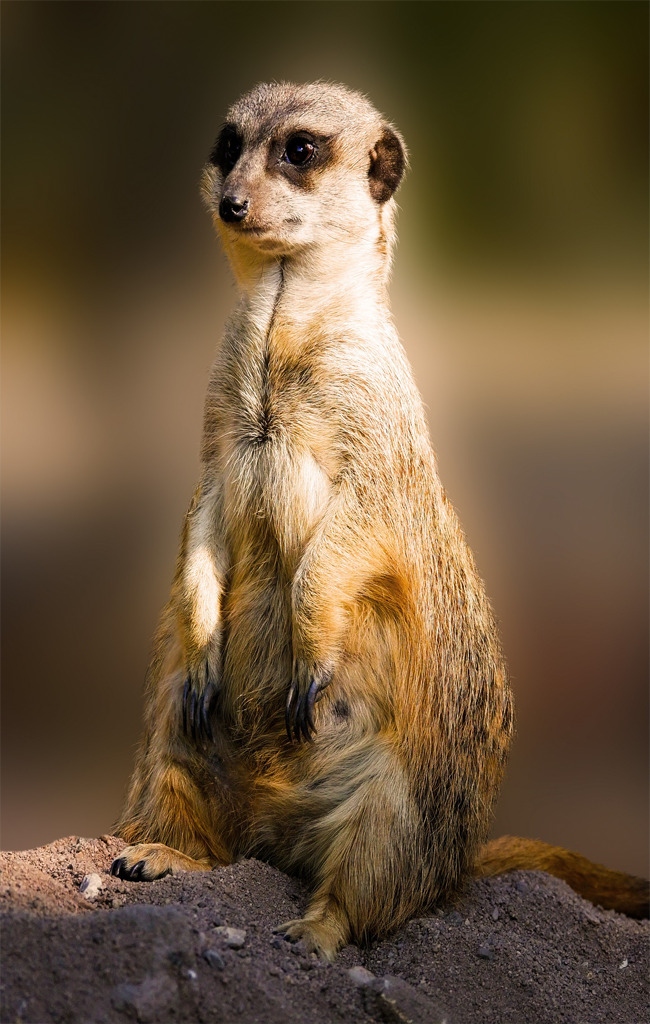
#> input picture src/tennisbot_description/photos/DeskPortraitA_01.jpg, 650 x 1024 px, given in place of the camera
$ python color_blob_detector.py
#> lines starting #> are read from the running program, lines starting #| are printed output that depends on the picture; after the words box and inside, x2 and y2 are one past the last pixel; in counts of white or black regions, pixels touching at a corner belong together
import cv2
import numpy as np

cap = cv2.VideoCapture(0, cv2.CAP_V4L2)

cap.set(cv2.CAP_PROP_FOURCC, cv2.VideoWriter_fourcc(*"MJPG"))
cap.set(cv2.CAP_PROP_FRAME_WIDTH, 640)
cap.set(cv2.CAP_PROP_FRAME_HEIGHT, 480)
cap.set(cv2.CAP_PROP_FPS, 30)

# Color 1
lower1 = np.array([27, 65, 86])
upper1 = np.array([52, 255, 255])
# Color 2
lower2 = np.array([1, 148, 103])
upper2 = np.array([23, 255, 255])

kernel = np.ones((11, 11), np.uint8)
while True:
    ret, frame = cap.read()
#> frame is the input picture: shape (1024, 650, 3); mean B, G, R 60, 85.9, 107

    if not ret:
        print("Failed to read camera")
        break

    hsv = cv2.cvtColor(frame, cv2.COLOR_BGR2HSV)
#> hsv: shape (1024, 650, 3); mean H, S, V 23.4, 122.7, 107

    mask1 = cv2.inRange(hsv, lower1, upper1)
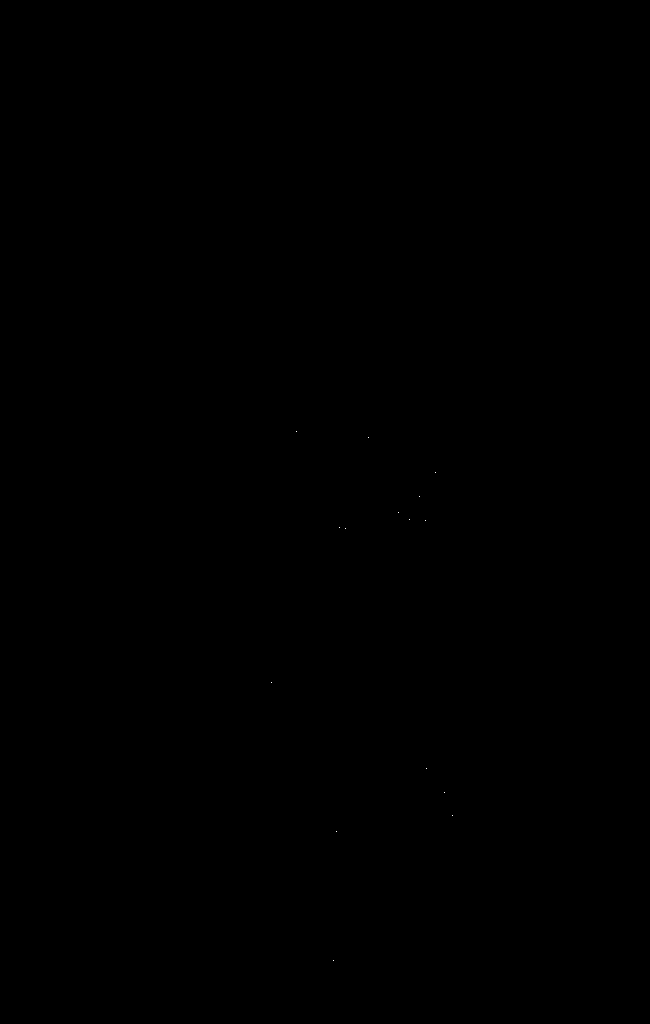
#> mask1: shape (1024, 650); 0% white in thin lines or dots, all inside (x1, y1, x2, y2) = (271, 431, 453, 961)
    mask2 = cv2.inRange(hsv, lower2, upper2)
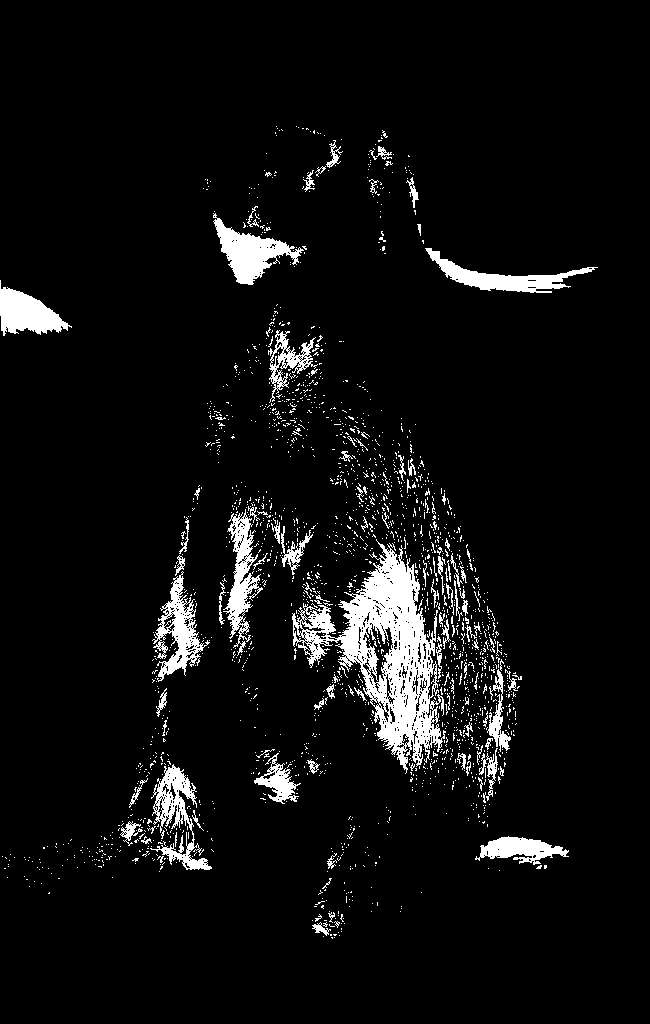
#> mask2: shape (1024, 650); 6% white; 2023 white regions (1911 under 20 px), largest, box (x1, y1, x2, y2) and area: (292, 539, 446, 774) 12427, (213, 213, 304, 285) 2475, (425, 248, 598, 293) 2182
    mask = cv2.bitwise_or(mask1, mask2)

    #Close
    mask = cv2.morphologyEx(
    mask,
    cv2.MORPH_CLOSE,
    kernel,
    iterations=1
    )
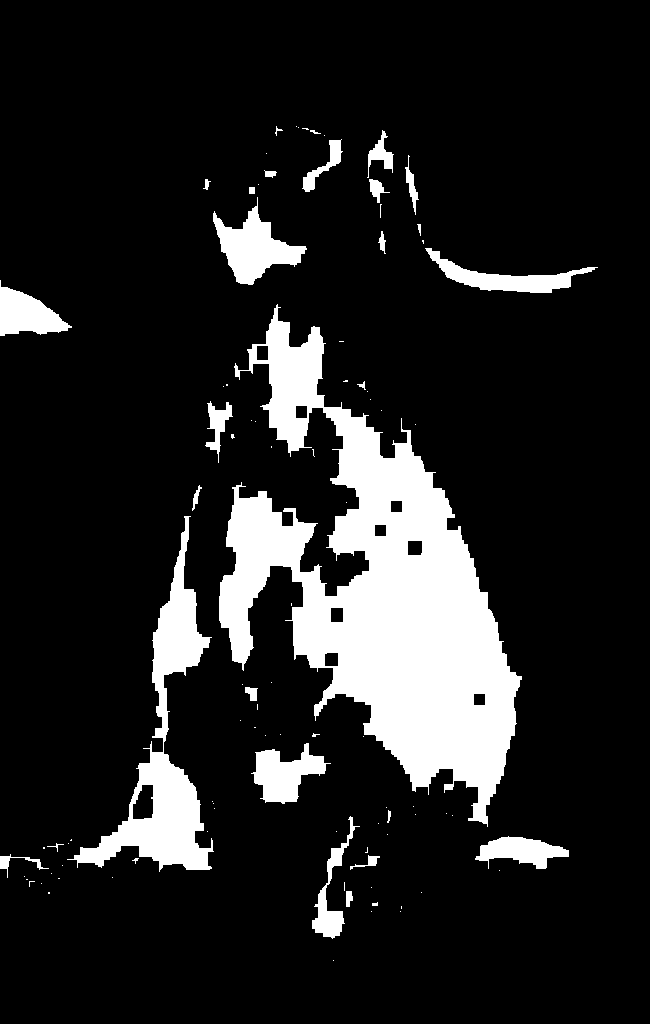
#> mask: shape (1024, 650); 13.7% white; 95 white regions (67 under 20 px)

    contours, _ = cv2.findContours(
        mask,
        cv2.RETR_EXTERNAL,
        cv2.CHAIN_APPROX_SIMPLE
    )
#> contours = 95 contours, 73 with area under 20; largest, box (x1, y1, x2, y2) and area: (219, 304, 522, 827) 61695, (67, 516, 214, 872) 11861, (213, 197, 307, 285) 3291, (251, 743, 331, 804) 2332, (425, 248, 598, 293) 2166
    contour_image = frame.copy()

    cv2.drawContours(
        contour_image,
        contours,
        -1,
        (0, 255, 0),
        2
    )
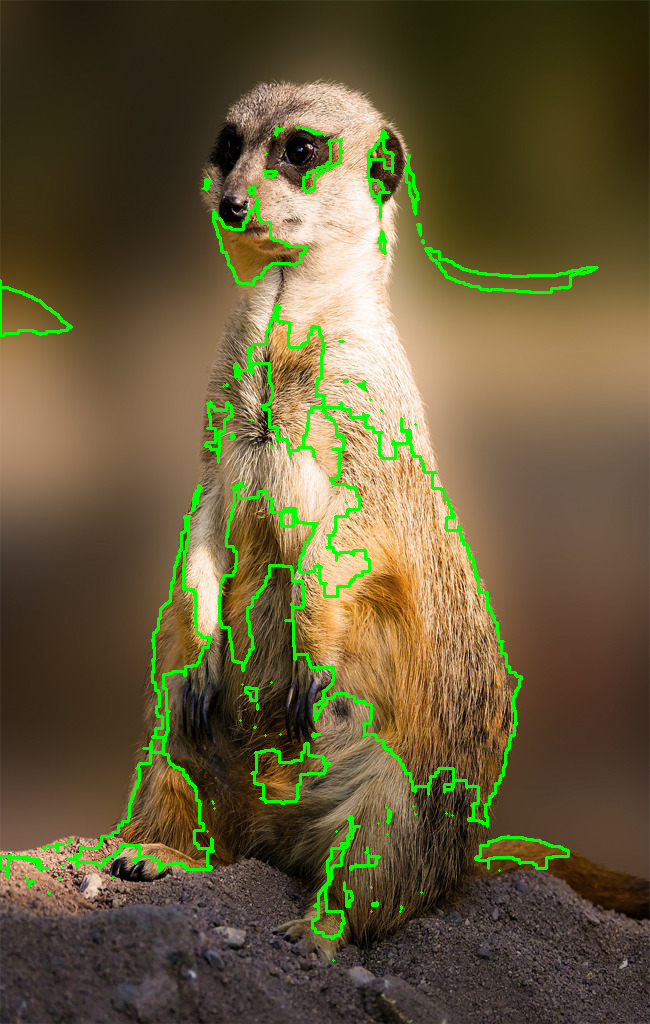
#> contour_image: shape (1024, 650, 3); 3.44% of pixels changed, all inside (x1, y1, x2, y2) = (0, 125, 599, 962)

    # cv2.imshow("Contour", contour_image)

    if contours:
        largest_contour = max(contours, key=cv2.contourArea)
#> largest_contour = contour of 851 points, box (x1, y1, x2, y2) (219, 304, 522, 827), area 61695
        area = cv2.contourArea(largest_contour)
#> area = 61695

        perimeter = cv2.arcLength(largest_contour, True)
#> perimeter = 3184.7

        if perimeter > 0:
            circularity = 4 * np.pi * area / (perimeter * perimeter)
#> circularity = 0.0764
        else:
            circularity = 0

        if area > 500 and circularity > 0.65:
            (x, y), radius = cv2.minEnclosingCircle(largest_contour)

            center = (int(x), int(y))
            radius = int(radius)
            diameter_pixel = radius * 2

            cv2.circle(frame, center, radius, (0, 255, 0), 2)
            cv2.circle(frame, center, 5, (0, 0, 255), -1)

            cv2.putText(
                frame,
                f"Center: {center}",
                (10, 30),
                cv2.FONT_HERSHEY_SIMPLEX,
                0.7, #font size
                (0, 255, 0),
                2    #line size
            )

            cv2.putText(
                frame,
                f"Diameter: {diameter_pixel} px",
                (10, 60),
                cv2.FONT_HERSHEY_SIMPLEX,
                0.7,
                (0, 255, 0),
                2
            )

            cv2.putText(
                frame,
                f"Circularity: {circularity:.2f} ",
                (10, 90),
                cv2.FONT_HERSHEY_SIMPLEX,
                0.7,
                (0, 255, 0),
                2
            )

    cv2.imshow("Webcam", frame)
    # cv2.imshow("Mask", mask)

    if cv2.waitKey(1) & 0xFF == ord("q"):
#> (key q is pressed here)
        break

cap.release()
cv2.destroyAllWindows()

$ run again, on src/tennisbot_description/photos/DeskPortraitA_02.jpg
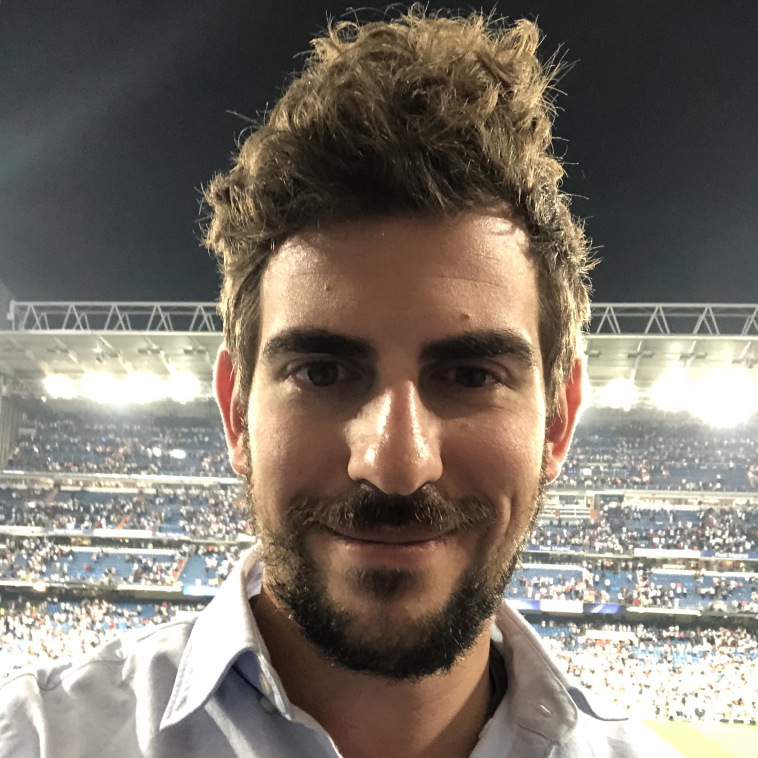
#> input picture src/tennisbot_description/photos/DeskPortraitA_02.jpg, 2272 x 2273 px, given in place of the camera (shown at 1/3 size)
#> frame is the input picture: shape (2273, 2272, 3); mean B, G, R 106.5, 116.4, 124.9
#> hsv: shape (2273, 2272, 3); mean H, S, V 43, 51.7, 127.3
#> mask1: shape (2273, 2272); 0.02% white; 54 white regions (46 under 20 px), largest, box (x1, y1, x2, y2) and area: (2175, 2258, 2204, 2273) 236, (2242, 2179, 2266, 2185) 101, (0, 1828, 11, 1847) 68
#> `mask2 = cv2.inRange(hsv, lower2, upper2)`:
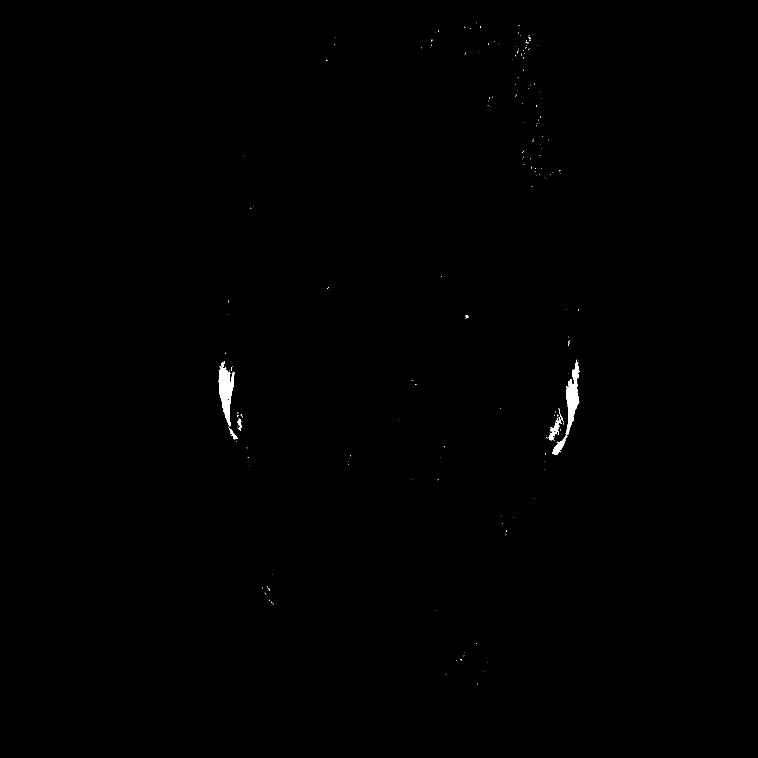
#> mask2: shape (2273, 2272) (shown at 1/3 size); 0.23% white; 227 white regions (219 under 20 px), largest, box (x1, y1, x2, y2) and area: (1658, 1079, 1738, 1365) 5134, (655, 1084, 703, 1283) 4687, (1646, 1268, 1679, 1321) 661
#> `mask = cv2.morphologyEx( mask, cv2.MORPH_CLOSE, kernel, iterations=1 )`:
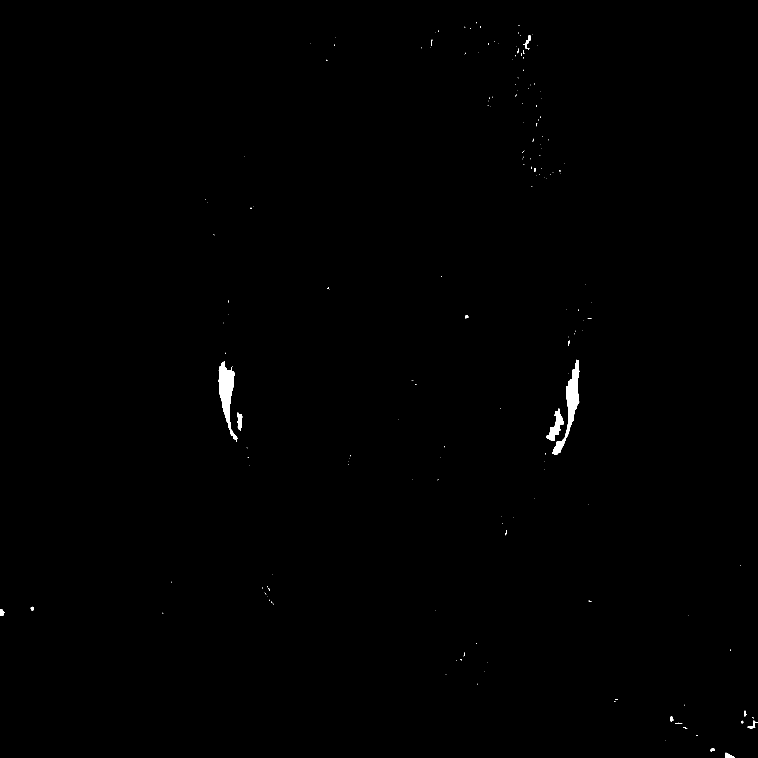
#> mask: shape (2273, 2272) (shown at 1/3 size); 0.31% white; 183 white regions (161 under 20 px)
#> contours = 183 contours, 167 with area under 20; largest, box (x1, y1, x2, y2) and area: (1658, 1079, 1738, 1365) 5367, (655, 1084, 713, 1326) 5323, (1638, 1225, 1691, 1323) 1710, (711, 1238, 727, 1292) 455, (2175, 2258, 2204, 2273) 210
#> largest_contour = contour of 197 points, box (x1, y1, x2, y2) (1658, 1079, 1738, 1365), area 5367
#> area = 5367
#> perimeter = 691.2
#> circularity = 0.141

$ run again, on src/tennisbot_description/photos/DeskPortraitB_01.jpg
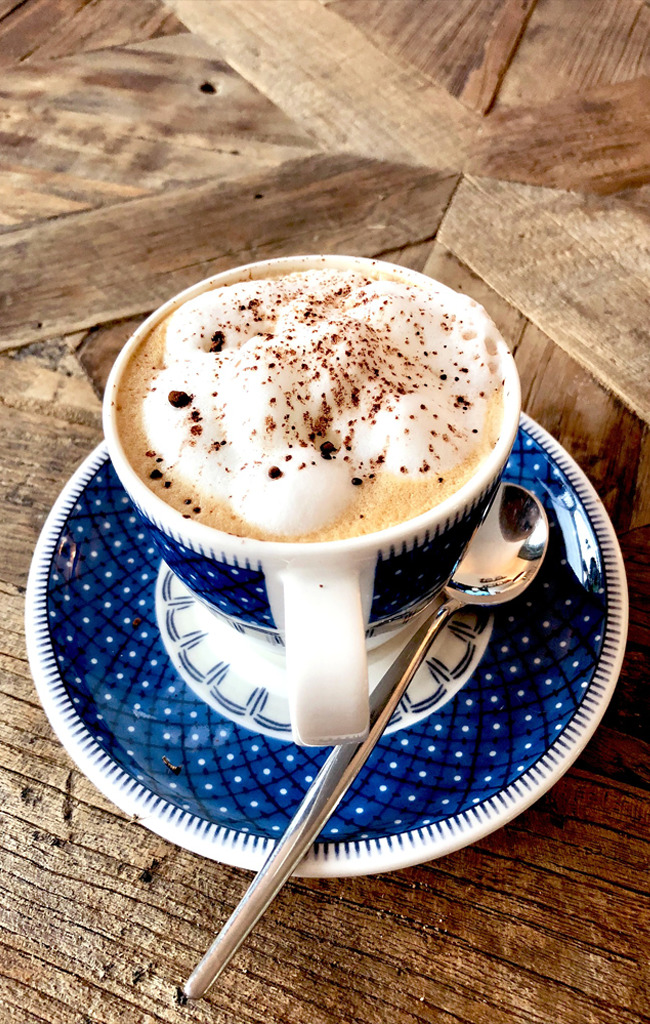
#> input picture src/tennisbot_description/photos/DeskPortraitB_01.jpg, 650 x 1024 px, given in place of the camera
#> frame is the input picture: shape (1024, 650, 3); mean B, G, R 115.9, 128.9, 149.7
#> hsv: shape (1024, 650, 3); mean H, S, V 35.4, 116.5, 161.7
#> mask1: shape (1024, 650); 0% white in thin lines or dots, all inside (x1, y1, x2, y2) = (155, 476, 521, 979)
#> `mask2 = cv2.inRange(hsv, lower2, upper2)`:
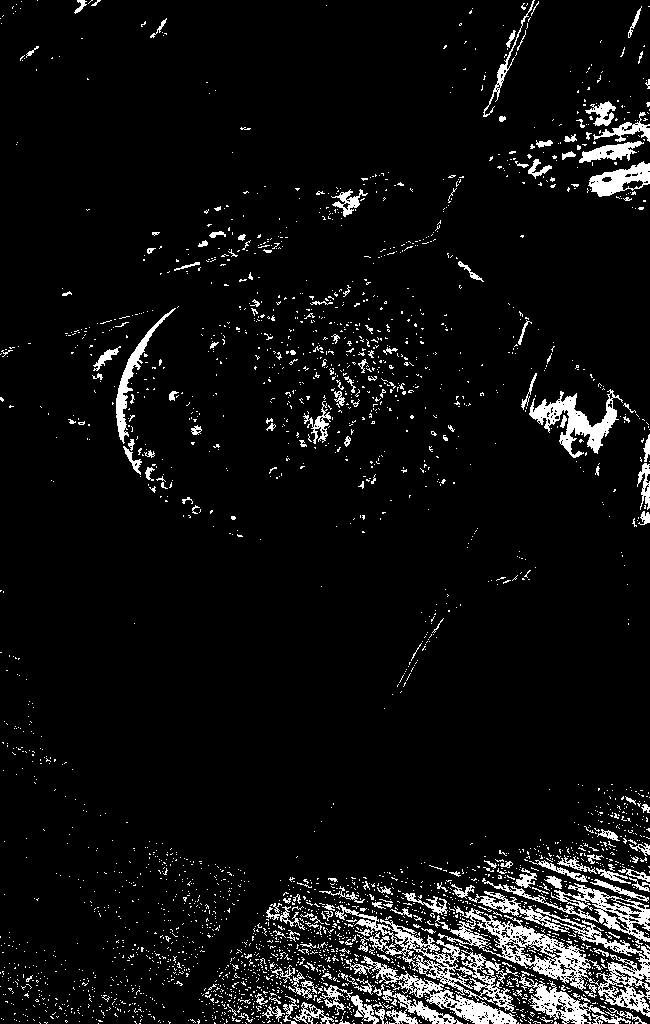
#> mask2: shape (1024, 650); 6.3% white; 2910 white regions (2723 under 20 px), largest, box (x1, y1, x2, y2) and area: (438, 891, 650, 1017) 6235, (335, 905, 519, 1013) 3347, (529, 389, 623, 458) 2125
#> contours = 341 contours, 276 with area under 20; largest, box (x1, y1, x2, y2) and area: (188, 784, 650, 1024) 67628, (254, 318, 422, 461) 8495, (497, 82, 650, 201) 7158, (0, 963, 171, 1024) 4950, (145, 841, 249, 938) 4032
#> `cv2.drawContours( contour_image, contours, -1, (0, 255, 0), 2 )`:
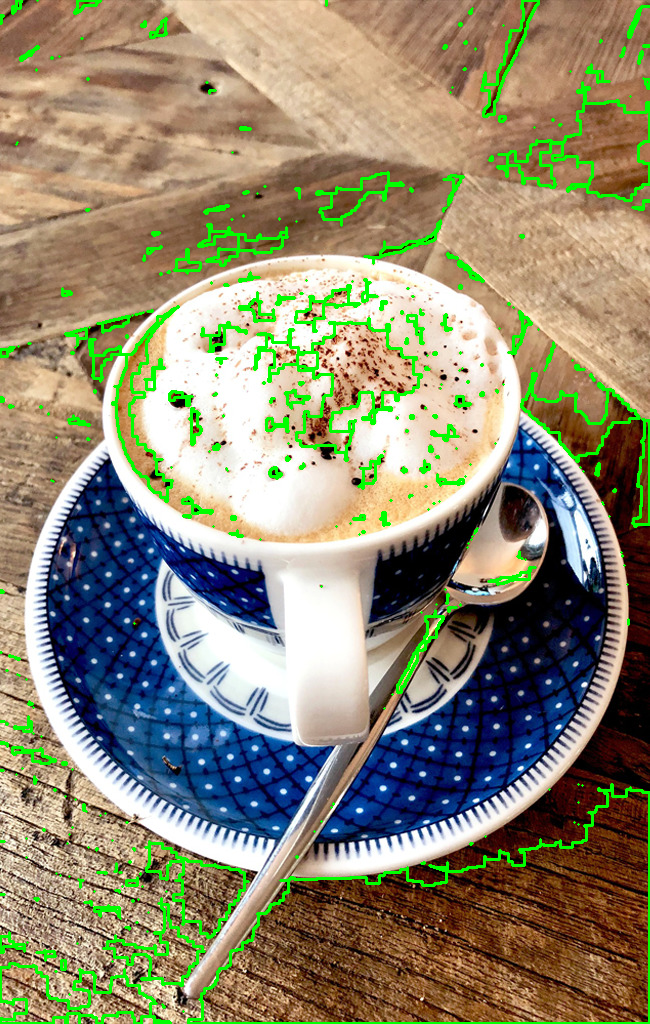
#> contour_image: shape (1024, 650, 3); 5.43% of pixels changed, all inside (x1, y1, x2, y2) = (0, 0, 650, 1024)
#> largest_contour = contour of 250 points, box (x1, y1, x2, y2) (188, 784, 650, 1024), area 67628
#> area = 67627.5
#> perimeter = 1593.3
#> circularity = 0.335

$ run again, on src/tennisbot_description/photos/DeskPortraitC_02.jpg
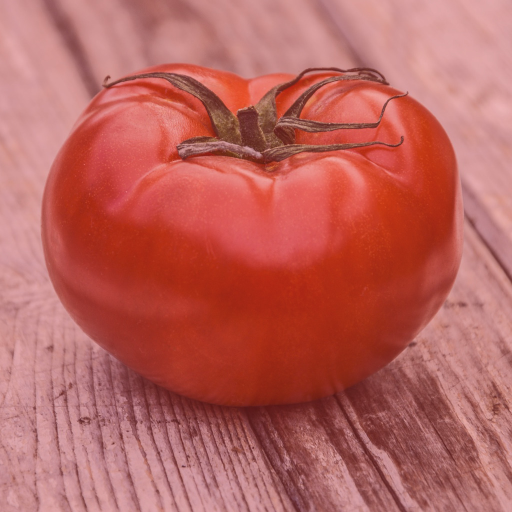
#> input picture src/tennisbot_description/photos/DeskPortraitC_02.jpg, 1024 x 1024 px, given in place of the camera (shown at 1/2 size)
#> frame is the input picture: shape (1024, 1024, 3); mean B, G, R 93.9, 99.7, 186.2
#> hsv: shape (1024, 1024, 3); mean H, S, V 41.2, 131.5, 186.2
#> mask1: shape (1024, 1024); every value is 0
#> `mask2 = cv2.inRange(hsv, lower2, upper2)`:
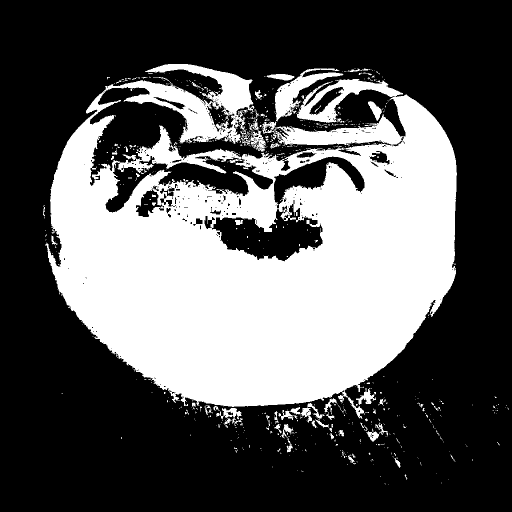
#> mask2: shape (1024, 1024) (shown at 1/2 size); 35.4% white; 705 white regions (628 under 20 px), largest, box (x1, y1, x2, y2) and area: (91, 128, 914, 837) 356845, (550, 137, 687, 243) 4153, (557, 806, 649, 845) 1030
#> mask: shape (1024, 1024); 39.4% white; 94 white regions (77 under 20 px)
#> contours = 82 contours, 71 with area under 20; largest, box (x1, y1, x2, y2) and area: (90, 128, 914, 911) 470281, (680, 900, 715, 929) 380, (862, 799, 888, 833) 180, (782, 905, 801, 936) 155, (985, 808, 998, 828) 114
#> `cv2.drawContours( contour_image, contours, -1, (0, 255, 0), 2 )`:
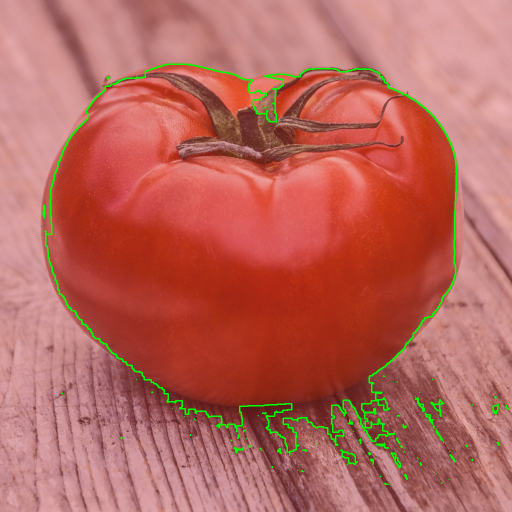
#> contour_image: shape (1024, 1024, 3) (shown at 1/2 size); 1.59% of pixels changed, all inside (x1, y1, x2, y2) = (85, 127, 1019, 970)
#> largest_contour = contour of 1423 points, box (x1, y1, x2, y2) (90, 128, 914, 911), area 470281
#> area = 470281
#> perimeter = 4427.5
#> circularity = 0.301
